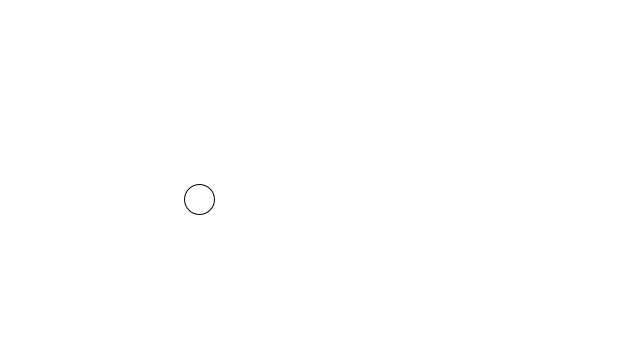
Frame 1 (no input)
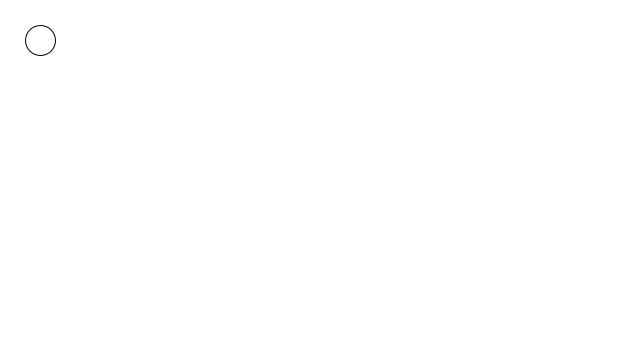
Frame 60 (the mouse pressed at the canvas centre just before this capture)
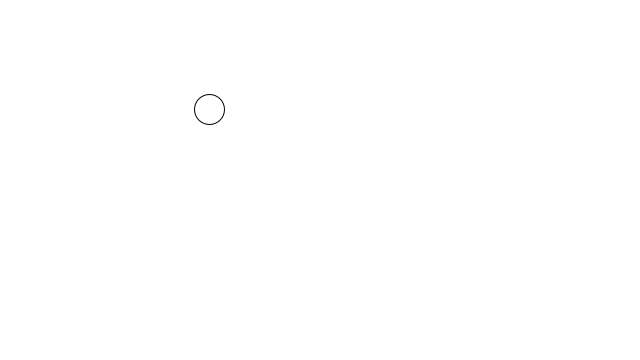
Frame 120 (the mouse held since frame 60 and released just before this capture)

The Processing sketch that drew these frames (run headless with seeded random() and noise(); from frame 60 on, the mouse is pressed at the canvas centre):

// Processing sketch: MotionDynamicAcceleration
// ── MotionDynamicAcceleration.pde
 PVector location;
 PVector acc;
 PVector velocity;
 float topspeed;
 
void setup() {
  size(640,360);
  topspeed = 4;
 location = new PVector(200,200);
 velocity = new PVector(0,0);
}
 
void draw() {
  background(255);
  PVector mouse = new PVector(mouseX,mouseY);
  // Look! We’re using the static reference to sub() 
  // because we want a new PVector pointing from one point to another.
  PVector dir = PVector.sub(mouse,location);
  dir.normalize();
  dir.mult(0.5);
  
  acc = dir;
  velocity.add(acc);
  velocity.limit(topspeed);
  location.add(velocity);
  
  ellipse(location.x,location.y,30,30);
  
  println(dir);
}
 
